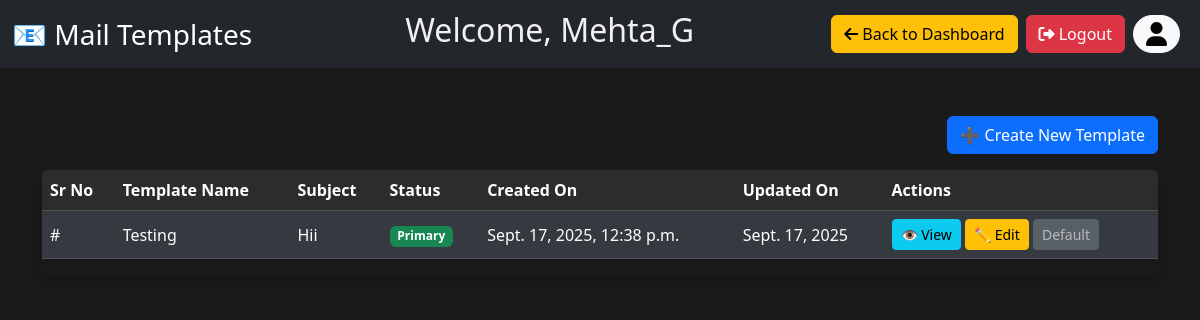
Screenshot of /user/templates/ (signed in) with the database file from the repository.
### CreateUser/models.py (models this page shows, shortened)
class emailUsers(models.Model):
    name = models.CharField(max_length=100)
    email_address = models.EmailField(unique=True)
    email_password = models.CharField(max_length=200)
    email_host = models.CharField(max_length=100, default="smtp.gmail.com")
    email_port = models.IntegerField(default=587)
    use_tls = models.BooleanField(default=True)
    login_password = models.CharField(max_length=50, null=False, default="test1234")
    post = models.CharField(max_length=100, null=True)
    department = models.CharField(max_length=150, null=True)
    about_you = models.CharField(max_length=500, null=True, default='')
    image = models.ImageField(upload_to='images/', default='default.png')
    personalEmail = models.EmailField(null=True)
    dob = models.DateField(default=datetime.now, null=True)
    fatherName = models.CharField(max_length=150, null=True)
    address = models.CharField(max_length=500, default='', null=True)

### EmailTemplates/models.py (models this page shows, shortened)
class Template(models.Model):
    template_name = models.CharField(max_length=100)
    user = models.ForeignKey(emailUsers, on_delete=models.CASCADE)
    subject = models.CharField(max_length=500, null=True)
    body = models.TextField(null=True)
    created_at = models.DateTimeField(auto_now=True)
    updated_at = models.DateField(null=True, auto_now=True)
    primary = models.BooleanField(default=False)
    no_of_time_used = models.IntegerField(default=0)

### EmailTemplates/views.py (the view)
# urls.py: path('',views.Templates, name='templates'),
def Templates(request):
    user_id = request.session.get('user_id')
    if not user_id:
        messages.error(request, "Login First")
        return redirect('Login')
    templates = Template.objects.filter(user = emailUsers.objects.get(id=user_id))
    template_list = []
    for t in templates:
        if not t.primary:
            template_list.append({
                    'id':t.id,
                    'template_name' : t.template_name,
                    'subject' : t.subject,
                    'created_at':t.created_at,
                    'updated_at':t.updated_at,
                })
        else:
            primary_template = {
                'id':t.id,
                'template_name' : t.template_name,
                'subject' : t.subject,
                'created_at':t.created_at,
                'updated_at':t.updated_at,
            }
    name = emailUsers.objects.get(id=user_id).name
    return render(request, 'EmailTemplates/templates.html',{
        'templates':template_list,
        'primary_template':primary_template,
        'title':f"{name} -Template list",
        'username':name
    })

### templates/EmailTemplates/templates.html (shortened to what this page needs)
{% extends "CreateUser/base.html" %}
{% load static %}
{% block content %}
<nav class="navbar navbar-expand-lg navbar-dark bg-dark">
    <div class="container-fluid">
        <a class="navbar-brand fs-3" href=" {% url "templates" %} ">📧 Mail Templates</a>
        <h2>Welcome, {{username}}</h2>
        <div class="d-flex align-items-center">
            <a href="{% url "dashboard" %}" class="btn btn-warning me-2">
            <i class="fa-solid fa-arrow-left"></i> Back to Dashboard
            </a>
            <a href="{% url 'logout' %}" class="btn btn-danger me-2">
            <i class="fa-solid fa-right-from-bracket"></i> Logout
            </a>
            <a class="btn btn-light rounded-5 me-2" href="{% url "profile" %}">
            <i class="fa-solid fa-user fa-xl" style="color: #050505ff;"></i>
            </a>
        </div>
    </div>
</nav>
<div class="container mt-5">
    <div class="d-flex justify-content-between align-items-center mb-3">
        <a href=" {% url "createTemplate" %} " class="btn btn-primary">➕ Create New Template</a>
    </div>
    <div class="table-responsive shadow rounded">
        <table class="table table-dark table-striped table-hover align-middle">
            <thead>
                <tr>
                    <th>Sr No</th>
                    <th>Template Name</th>
                    <th>Subject</th>
                    <th>Status</th>
                    <th>Created On</th>
                    <th>Updated On</th>
                    <th>Actions</th>
                </tr>
            </thead>
            <tbody>
                <tr>
                    <td>#</td>
                    <td>{{primary_template.template_name}}</td>
                    <td>{{primary_template.subject}}</td>
                    <td><span class="badge bg-success">Primary</span></td>
                    <td>{{primary_template.created_at}}</td>
                    <td>{{primary_template.updated_at}}</td>
                    <td>
                        <a href=" {% url "viewTemplate" primary_template.id %} " class="btn btn-sm btn-info">👁 View</a>
                        <a href=" {% url "editTemplate" primary_template.id %} " class="btn btn-sm btn-warning">✏ Edit</a>
                        <button class="btn btn-sm btn-secondary" disabled>Default</button>
                    </td>
                </tr>
            </tbody>
        </table>
    </div>
</div>
{% endblock %}

### static/css/CreateUser/style.css (style rules this page uses)
body { background-color: #1a1a1a; color: #f1f1f1; }
.navbar { background-color: #23272b !important; opacity: blur(5px); }
.table-dark { --bs-table-bg: #2c2c2c; --bs-table-striped-bg: #343a40; --bs-table-hover-bg: #3c4248; }
.btn-primary { background-color: #0d6efd; border-color: #0d6efd; }
.btn-info { background-color: #0dcaf0; border-color: #0dcaf0; }
.btn-warning { background-color: #ffc107; border-color: #ffc107; }
.btn-danger { background-color: #dc3545; border-color: #dc3545; }

### rows the page displays
emailUsers: name "Mehta_G"
Template: template_name "Testing", subject "Hii", created_at "Sept. 17, 2025, 12:38 p.m.", updated_at "Sept. 17, 2025"
